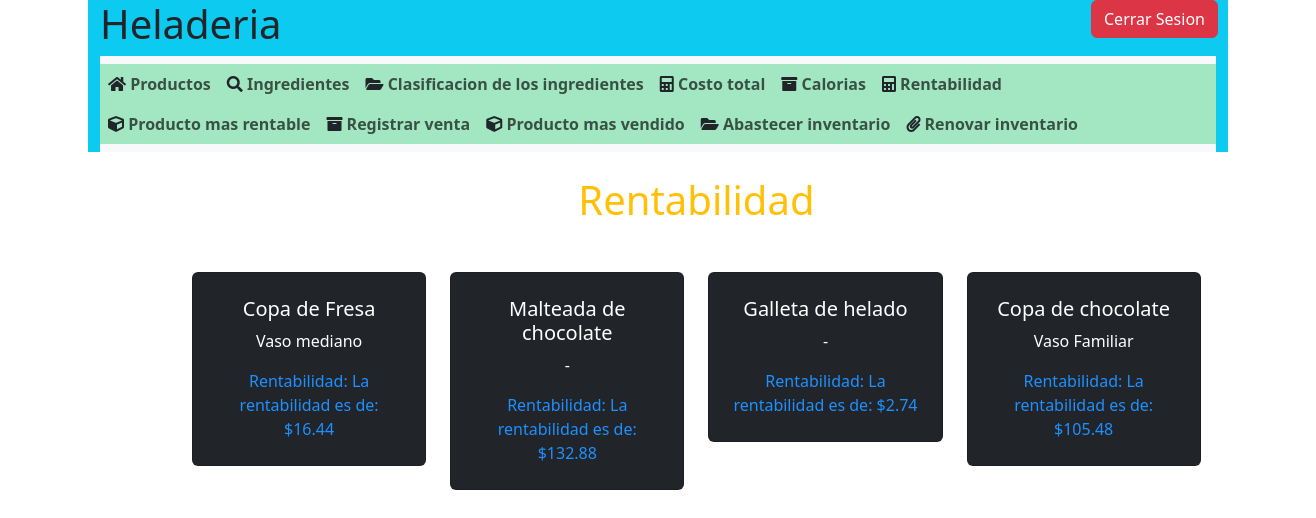
/rentabilidad (signed in), run on the app's committed database.
### models/Productos.py (models this page shows, shortened)
class Producto(db.Model):
        __tablename__ = 'productos'
        id = db.Column(db.Integer, primary_key = True)
        nombre = db.Column(db.String(100), nullable = False, unique = True)
        precio_publico = db.Column(db.Float, nullable = False)
        rentabilidad = db.Column(db.Float, nullable = False)
        tipo_vaso = db.Column(db.String(100))
        volumen = db.Column(db.Float)
        ingrediente1_id = db.Column(db.Integer, db.ForeignKey('ingredientes.id'),nullable = True)
        ingrediente2_id = db.Column(db.Integer, db.ForeignKey('ingredientes.id'), nullable = True)
        ingrediente3_id = db.Column(db.Integer, db.ForeignKey('ingredientes.id'), nullable = True)
        ventas_totales = db.Column(db.Integer, default=0)
        ingrediente1 = db.relationship('Ingrediente', foreign_keys=[ingrediente1_id])
        ingrediente2 = db.relationship('Ingrediente', foreign_keys=[ingrediente2_id])
        ingrediente3 = db.relationship('Ingrediente', foreign_keys=[ingrediente3_id])

### views/Heladeria_controller.py (the view)
    @app.route('/rentabilidad')
    @login_required
    def calcular_rentabilidad():
        if current_user.es_admin:
            productos = Producto.query.limit(4).all()
            heladeria.productos= []
            for producto in productos:
                total_ingredientes = 0
                for ingrediente_id in [producto.ingrediente1_id, producto.ingrediente2_id, producto.ingrediente3_id]:
                    if ingrediente_id:
                        ingrediente = Ingrediente.query.get(ingrediente_id)
                        if ingrediente:
                                total_ingredientes += ingrediente.precio
                                costo_rentabilidad = ((producto.precio_publico - total_ingredientes) / total_ingredientes)*100
                heladeria.productos.append({
                    'nombre': producto.nombre,
                    'tipo_vaso': producto.tipo_vaso,
                    'rentabilidad': round(costo_rentabilidad ,2)
                })
            return render_template('rentabilidad.html', productos= heladeria.obtener_productos())
        else:
            return render_template('sin_autorizacion.html')

### models/Heladeria.py (called while the page is built)
    def obtener_productos(self):
        return self.productos

### templates/rentabilidad.html (shortened to what this page needs)
{% include '/scripts.html'  %}
{% include '/header.html'  %}
<!DOCTYPE html>
<html lang="en">
<head>
</head>
<main class="main text-center py-4">
    <body>
    <h1 class="text-center text-warning">Rentabilidad</h1>
<body>
    <div class="container mt-5 table table-dark" >
        <div class="row mt-4">
            {% for producto in productos %}
            <div class="col-md-3">
                <div class="card">
                    <div class="card-body">
                        <h5 class="card-title">{{ producto.nombre }}</h5>
                        {% if producto %}
                        <p class="card-text">{{ producto.tipo_vaso }}</p>
                        {% else %}
                        <p class="card-text"> - </p>
                        {% endif %}
                        <p class="card-text" style="color: dodgerblue;">Rentabilidad: La rentabilidad es de: ${{ producto.rentabilidad }}</p>
                    </div>
                </div>
            </div>
            {% endfor %}
        </div>
    </div>
</body>
</main>
</html>

### static/css/style2.css (style rules this page uses)
* { margin: 0px; padding: 0px; box-sizing: border-box; }
main { width: 80%; height: 40rem; border: none; padding: 1px 10px 6px 10px; border-radius: 20px; justify-content: center; margin-left: 170px; }

### data on the page
Producto: nombre "Copa de Fresa", tipo_vaso "Vaso mediano", rentabilidad "16.44"
Producto: nombre "Malteada de chocolate", tipo_vaso "-", rentabilidad "132.88"
Producto: nombre "Galleta de helado", tipo_vaso "-", rentabilidad "2.74"
Producto: nombre "Copa de chocolate", tipo_vaso "Vaso Familiar", rentabilidad "105.48"
